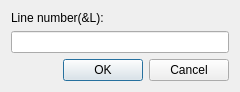
<?xml version="1.0" encoding="UTF-8"?>
<ui version="4.0">
 <class>JumpDialog</class>
 <widget class="QDialog" name="JumpDialog">
  <property name="geometry">
   <rect>
    <x>0</x>
    <y>0</y>
    <width>240</width>
    <height>85</height>
   </rect>
  </property>
  <property name="sizePolicy">
   <sizepolicy hsizetype="Preferred" vsizetype="Fixed">
    <horstretch>0</horstretch>
    <verstretch>0</verstretch>
   </sizepolicy>
  </property>
  <property name="windowTitle">
   <string>Go to line</string>
  </property>
  <layout class="QVBoxLayout" name="verticalLayout" stretch="0,0,0">
   <property name="sizeConstraint">
    <enum>QLayout::SetMinAndMaxSize</enum>
   </property>
   <item>
    <widget class="QLabel" name="label">
     <property name="sizePolicy">
      <sizepolicy hsizetype="Preferred" vsizetype="Fixed">
       <horstretch>0</horstretch>
       <verstretch>0</verstretch>
      </sizepolicy>
     </property>
     <property name="text">
      <string>Line number(&amp;L):</string>
     </property>
    </widget>
   </item>
   <item>
    <widget class="QLineEdit" name="lineNumber">
     <property name="alignment">
      <set>Qt::AlignRight|Qt::AlignTrailing|Qt::AlignVCenter</set>
     </property>
    </widget>
   </item>
   <item>
    <widget class="QDialogButtonBox" name="buttonBox">
     <property name="orientation">
      <enum>Qt::Horizontal</enum>
     </property>
     <property name="standardButtons">
      <set>QDialogButtonBox::Cancel|QDialogButtonBox::Ok</set>
     </property>
    </widget>
   </item>
  </layout>
 </widget>
 <resources/>
 <connections>
  <connection>
   <sender>buttonBox</sender>
   <signal>rejected()</signal>
   <receiver>JumpDialog</receiver>
   <slot>reject()</slot>
   <hints>
    <hint type="sourcelabel">
     <x>230</x>
     <y>75</y>
    </hint>
    <hint type="destinationlabel">
     <x>286</x>
     <y>274</y>
    </hint>
   </hints>
  </connection>
  <connection>
   <sender>buttonBox</sender>
   <signal>accepted()</signal>
   <receiver>JumpDialog</receiver>
   <slot>onOk()</slot>
   <hints>
    <hint type="sourcelabel">
     <x>100</x>
     <y>65</y>
    </hint>
    <hint type="destinationlabel">
     <x>132</x>
     <y>169</y>
    </hint>
   </hints>
  </connection>
 </connections>
 <slots>
  <slot>onOk()</slot>
 </slots>
</ui>
